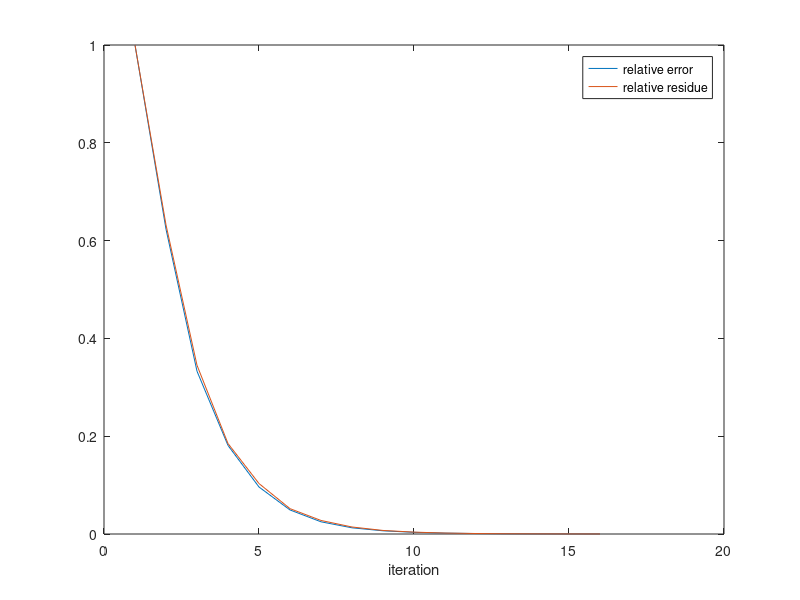
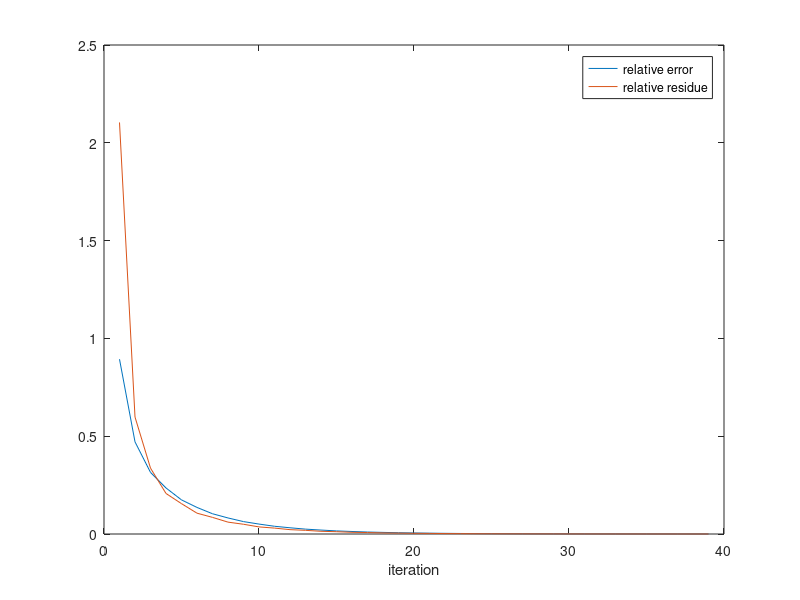
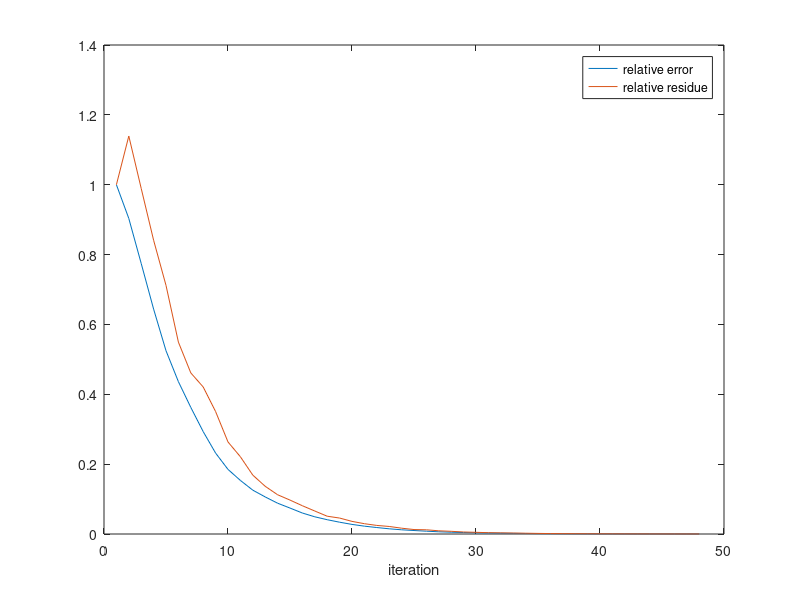
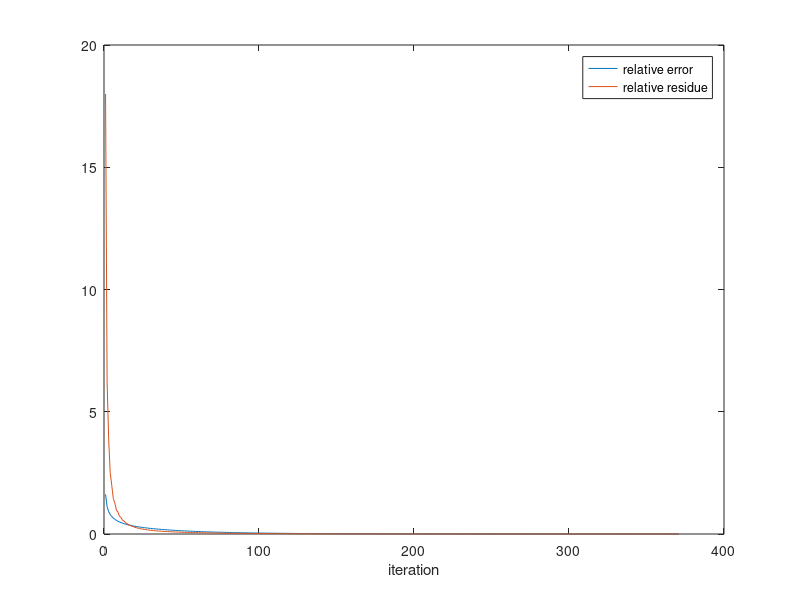

Reproduce these figures in MATLAB, in order. (Note: a time limit stopped this script after it produced the figures.)
% This is not a function file
1;

% Generates test data for numerical experiment
function [A, b, xtrue] = gen_data(k)
  N = 400;
  [Q, R] = qr(randn(N));
  D = diag(10.^(k/N:k/N:k));
  A = Q*D*Q';
  b = ones(N,1);
  xtrue = A\b;
end

% Steepest descent routine
function [x, re, rr] = sd(A, b, x1)
  n = length(b);
  nb = norm(b);
  x0 = rand(n, 1);
  nx1 = norm(x1);
  re = [norm(x0-x1)/nx1];
  rr = [norm(b-A*x0)/nb];
  while true
    d = b - A*x0;
    x = x0 + ((d'*d)/(d'*A*d))*d;
    e = norm(x-x1)/nx1;
    re = [re e];
    rr = [rr norm(b-A*x)/nb];
    if e < 1e-4
      break
    end
    x0 = x;
  end
end

% Conjugate gradient routine
function [x, re, rr] = cg(A, b, x1)
  n = length(b);
  nb = norm(b);
  x = zeros(n, 1);
  nx1 = norm(x1);
  r0 = b - A*x;
  p = r0; r = r0;
  re = [norm(x-x1)/nx1];
  rr = [norm(b-A*x)/nb];
  while true
    a = (r0'*r0)/(p'*A*p);
    x =  x + a*p;
    r =  r - a*A*p;
    e = norm(x-x1)/nx1;
    re = [re e];
    rr = [rr norm(b-A*x)/nb];
    if e < 1e-4
      break
    end
    beta =  (r'*r)/(r0'*r0);
    p = r + beta*p;
    r0 = r;
  end
end

% Plotter for errors, returns iterations required
function itr = plt(func, k, name)
  [A, b, x1] = gen_data(k);
  [~, re, rr] = func(A, b, x1);
  fig = figure('visible', 'off');
  itr = length(re);
  X = 1:1:itr;
  plot(X, re);
  hold on
  plot(X, rr);
  legend('relative error', 'relative residue');
  xlabel('iteration');
  saveas(fig, strcat(name, num2str(k)), 'png');
end

n = 4;
itrc = zeros(n, 1);
itrs = zeros(n, 1);
for k=1:n
  itrc(k) = plt(@cg, k, 'img3/con_gra_'); 
  itrs(k) = plt(@sd, k, 'img3/ste_des_'); 
end 
fig = figure('visible', 'off');
X = 1:1:n;
plot(X, itrc);
xlabel('k'), ylabel('iterations required');
saveas(fig, 'img3/con_gra_itr', 'png'); 
plot(X, itrs);
xlabel('k'), ylabel('iterations required');
saveas(fig, 'img3/ste_des_itr', 'png'); 
disp('Plots have been generated');                                      
